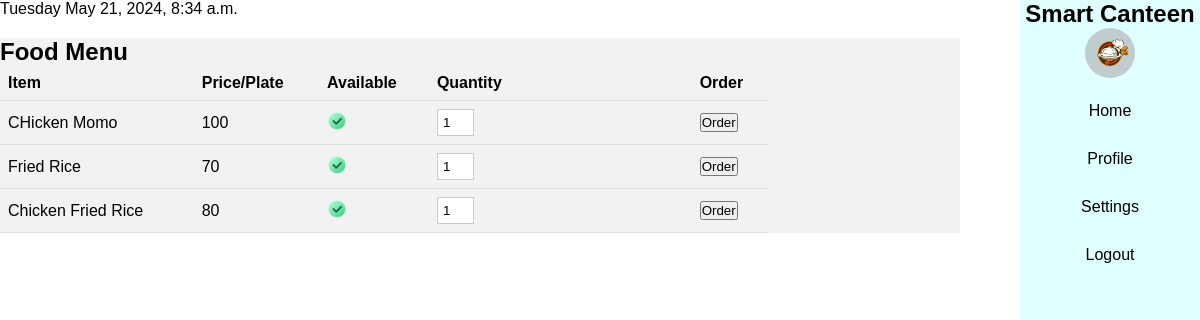
The app's page /, older data.
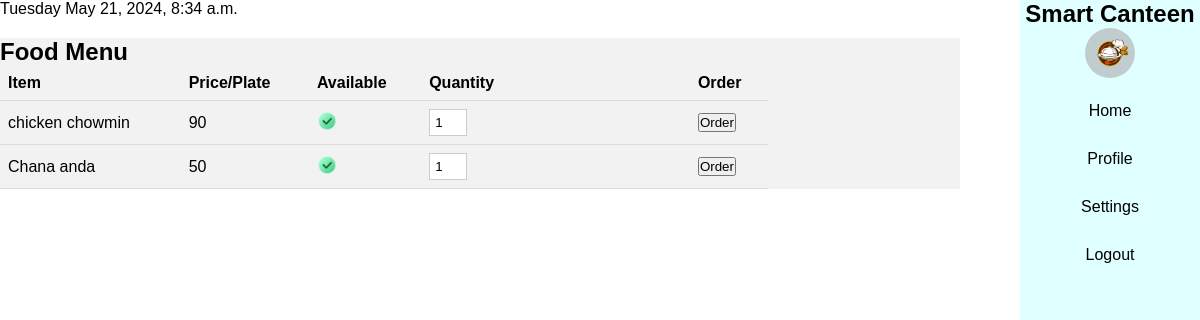
The same page, newer data.
### base/models.py (models this page shows, shortened)
class FoodItem(models.Model):
    name = models.CharField(max_length=100)
    price = models.IntegerField( )
    available = models.BooleanField(default=True)

### base/views.py (the view)
# urls.py: path("", home, name="home"),
def home(request):
    time_zone = timezone.now()
    day_of_week = time_zone.strftime("%A")
    current_time = time_zone
    day_menu = Menu.objects.get(day_of_week=day_of_week[:2].upper())
    menu_items = day_menu.menu_items.all()
    context = {
        "menu": menu_items,
        "current_time": time_zone,
        "day_of_week": day_of_week,
    }
    return render(request, "home.html", context)

### templates/home.html (shortened to what this page needs)
{% extends "base/base.html" %}
{% load static %}
{% block content %}
<div>
    {{day_of_week}} {{current_time}}
</div>
<div class="menu">
    <h2>Food Menu</h2>
    <table>
        <tr>
            <th>Item</th>
            <th>Price/Plate</th>
            <th>Available</th>
            <th>Quantity</th>
            <th>Order</th>
        </tr>
        {% for item in menu %}
        <form action="{% url 'create_order' item.id %}" method="POST">
            <tr>
                <td>{{ item.name }}</td>
                <td>{{ item.price }}</td>
                {% if item.available %}
                <td><img id="availability" src="{%static 'images/icons/right.png'%}" alt=""></td>
                <td><input type="number" name="quantity" value="1" id=""></td>
                <td> <button type="submit">Order</button></td>
                {% else %}
                <td><img id="availability" src="{%static 'images/icons/wrong.png'%}" alt=""></td>
                {% endif %}
            </tr>
        </form>
        {% endfor %}
    </table>
</div>
{% endblock %}

### templates/base/base.html (shortened to what this page needs)
<!DOCTYPE html>
{% load static %}
<html lang="en">
<head>
    <link rel="stylesheet" href="{% static 'styles/styles.css' %}">
</head>
<body>
    {% include 'base/nav.html' %}
    {% block content %}
    {% endblock %}
</body>
</html>

### templates/base/nav.html
{% load static %}
<nav class="main">
    <div class="navbar">
        <nav>
            <ul>
                <li id="brand">
                    <div id="brand">
                        <h2>
                            Smart Canteen
                        </h2>
                        <img id="logo" src="{%static 'images/icons/image.png' %}" alt="">
                    </div>
                </li>
                <li><a href="../home.html">Home</a></li>
                <li><a href="user.html">Profile</a></li>
                <li><a href="user.html">Settings</a></li>
                <li><a href="user.html">Logout</a></li>
            </ul>
        </nav>
    </div>
</nav>

### static/styles/styles.css (style rules this page uses)
.navbar { background-color: lightcyan; width: 180px; position: fixed; height: 100%; left: auto; top: 0; right: 0; }
.navbar nav ul { list-style-type: none; padding: 0; }
.navbar nav ul li { margin-bottom: 10px; text-align: center; }
.navbar nav ul li a { display: block; padding: 10px; text-decoration: none; color: black; }
.navbar nav ul li #brand { flex-direction: column; }
#logo { width: 50px; height: 50px; border-radius: 50%; }
.menu { background-color: #f2f2f2; margin-top: 20px; height: 100%; width: 80%; }
table { width: 80%; border-collapse: collapse; }
table td input { background-color: white; color: black; border: 1px solid #ccc; padding: 5px; width: 15%; }
table th, table td { padding: 8px; text-align: left; border-bottom: 1px solid #ddd; }
#availability { height: 20px; }
* { margin: 0; padding: 0; font-family: 'Poppins', sans-serif; box-sizing: border-box; }
input { width: 100%; padding: 18px; border: 0; background: white; outline: 0; color: black; }

Row changes from the older to the newer data that the page shows:
removed FoodItem: name "CHicken Momo", price "100", available True (drawn)
removed FoodItem: name "Fried Rice", price "70", available True (drawn)
removed FoodItem: name "Chicken Fried Rice", price "80", available True (drawn)
now on this page (row edited): FoodItem: name "chicken chowmin", price "90", available True (drawn)
now on this page (row edited): FoodItem: name "Chana anda", price "50", available True (drawn)
